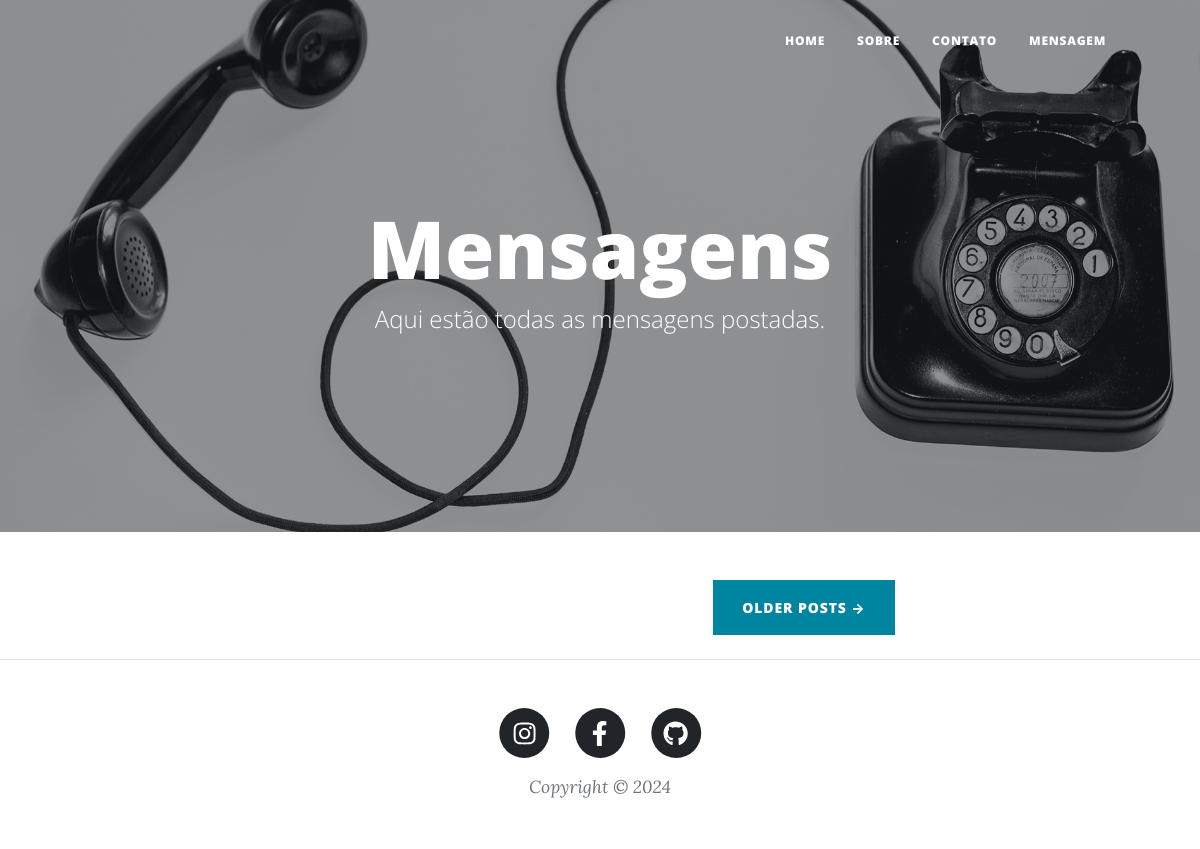
Before: /mensagem/ with the older database file.
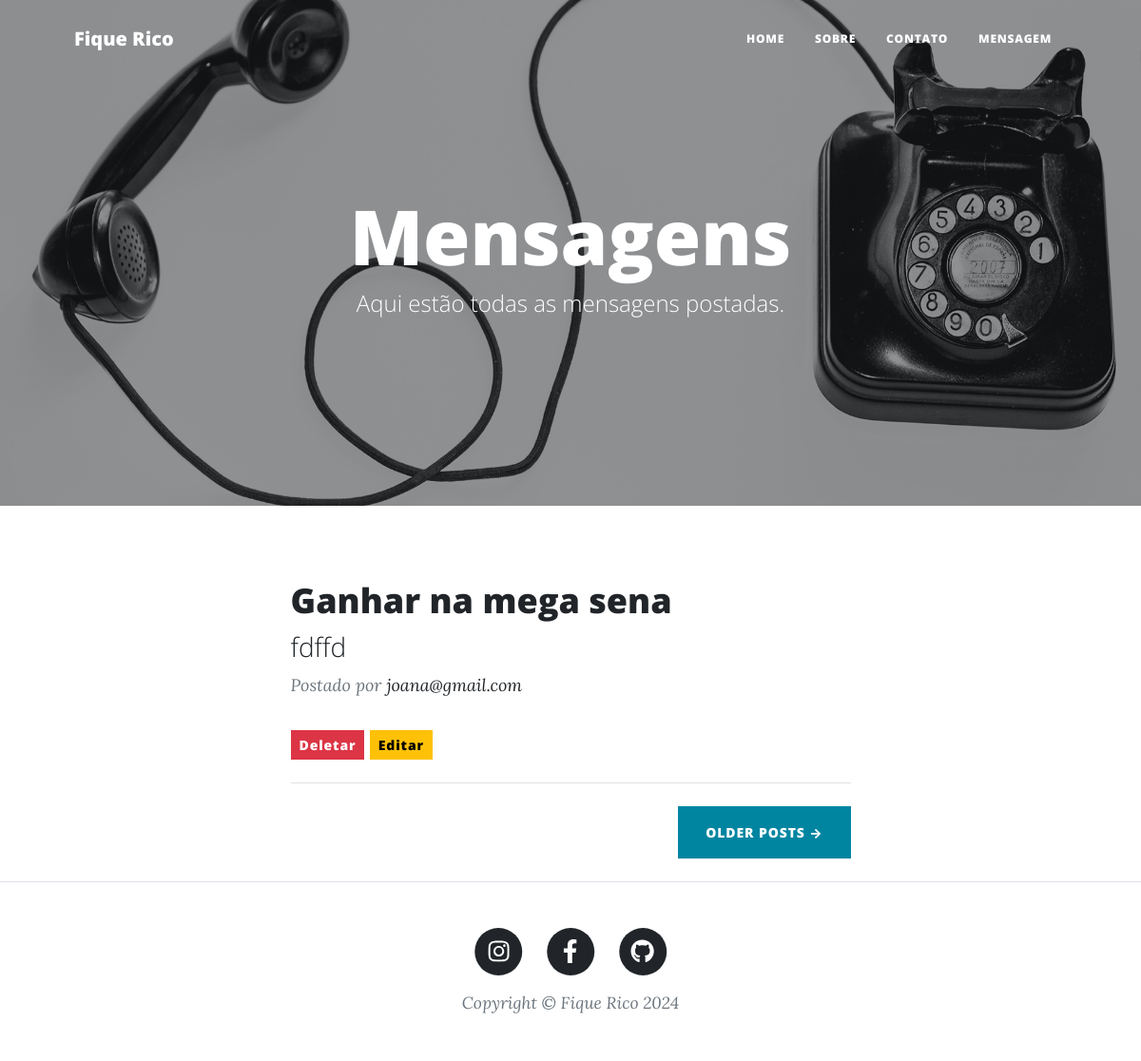
After: the same page with the newer database file.
### blog/models.py (models this page shows, shortened)
class Blog(models.Model):
    nome = models.CharField(max_length=100)
    subnome = models.CharField(max_length=100, blank=True)
    descricao = models.TextField(max_length=2000)
    capa = models.ImageField()
    instagram = models.URLField()
    facebook = models.URLField()
    github = models.URLField()
    autores = models.ManyToManyField(User)

class Mensagem(models.Model):
    nome = models.CharField(max_length=100)
    email = models.EmailField()
    telefone = models.CharField(max_length=12)
    mensagem = models.TextField(max_length=1000)
    cidade = models.CharField(max_length=100, blank=True)
    lida = models.BooleanField(default=False)

### blog/views.py (the view)
# urls.py: path('mensagem/', views.mensagem, name='mensagem'),
def mensagem(request):
    context = {
        "mensagem": Mensagem.objects.all(),
        "blog": Blog.objects.first()
    }
    return render(request, "mensagem.html", context)

### blog/templates/mensagem.html (shortened to what this page needs)
{% extends "base.html" %}
{% load static %}
{% block header %}
<header class="masthead" style="background-image: url('assets/img/contact-bg.jpg')">
    <div class="container position-relative px-4 px-lg-5">
        <div class="row gx-4 gx-lg-5 justify-content-center">
            <div class="col-md-10 col-lg-8 col-xl-7">
                <div class="page-heading">
                    <h1>Mensagens</h1>
                    <span class="subheading">Aqui estão todas as mensagens postadas.</span>
                </div>
            </div>
        </div>
    </div>
</header>
{% endblock header %}
{% block content %}
<div class="container px-4 px-lg-5">
    <div class="row gx-4 gx-lg-5 justify-content-center">
        <div class="col-md-10 col-lg-8 col-xl-7">
            {% for mensagem in mensagem %}
            <div class="post-preview">
                <a href="{% url 'index' %}">
                    <h2 class="post-title">{{ mensagem.nome }}</h2>
                    <h3 class="post-subtitle">{{ mensagem.mensagem }}</h3>
                </a>
                <p class="post-meta">
                    Postado por
                    <a href="#!">{{ mensagem.email }}</a>
                </p>
                <a href="{% url 'deletar_mensagem' mensagem.id %}">
                <button class="btn btn-danger btn-sm">Deletar</button>
                </a>
                <a href="{% url 'editar_mensagem' mensagem.id %}">
                <button class="btn btn-warning btn-sm">Editar</button>
                </a>
            </div>
            <hr class="my-4" />
            {% endfor %}
            <div class="d-flex justify-content-end mb-4"><a class="btn btn-primary text-uppercase" href="#!">Older Posts →</a></div>
        </div>
    </div>
</div>
{% endblock content %}

### blog/templates/base.html (shortened to what this page needs)
{% load static %}
<!DOCTYPE html>
<html lang="pt-br">
    <head>
        <link href="{% static 'css/styles.css' %}" rel="stylesheet" />
    </head>
    <body>
        <nav class="navbar navbar-expand-lg navbar-light" id="mainNav">
            <div class="container px-4 px-lg-5">
                <a class="navbar-brand" href="{% url 'index' %}">{{ blog.nome }}</a>
                <div class="collapse navbar-collapse" id="navbarResponsive">
                    <ul class="navbar-nav ms-auto py-4 py-lg-0">
                        <li class="nav-item"><a class="nav-link px-lg-3 py-3 py-lg-4" href="{% url 'index' %}">Home</a></li>
                        <li class="nav-item"><a class="nav-link px-lg-3 py-3 py-lg-4" href="{% url 'sobre' %}">Sobre</a></li>
                        <li class="nav-item"><a class="nav-link px-lg-3 py-3 py-lg-4" href="{% url 'contato' %}">Contato</a></li>
                        <li class="nav-item"><a class="nav-link px-lg-3 py-3 py-lg-4" href="{% url 'mensagem' %}">Mensagem</a></li>
                    </ul>
                </div>
            </div>
        </nav>
        {% block header %}{% endblock header %}
        {% block  content %}
        {% endblock content %}
        <footer class="border-top">
            <div class="container px-4 px-lg-5">
                <div class="row gx-4 gx-lg-5 justify-content-center">
                    <div class="col-md-10 col-lg-8 col-xl-7">
                        <ul class="list-inline text-center">
                            <li class="list-inline-item">
                                <a href="{{ blog.instagram }}">
                                    <span class="fa-stack fa-lg">
                                        <i class="fas fa-circle fa-stack-2x"></i>
                                        <i class="fab fa-instagram fa-stack-1x fa-inverse"></i>
                                    </span>
                                </a>
                            </li>
                            <li class="list-inline-item">
                                <a href="{{ blog.facebook }}">
                                    <span class="fa-stack fa-lg">
                                        <i class="fas fa-circle fa-stack-2x"></i>
                                        <i class="fab fa-facebook-f fa-stack-1x fa-inverse"></i>
                                    </span>
                                </a>
                            </li>
                            <li class="list-inline-item">
                                <a href="{{ blog.github }}">
                                    <span class="fa-stack fa-lg">
                                        <i class="fas fa-circle fa-stack-2x"></i>
                                        <i class="fab fa-github fa-stack-1x fa-inverse"></i>
                                    </span>
                                </a>
                            </li>
                        </ul>
                        <div class="small text-center text-muted fst-italic">Copyright &copy; {{ blog.nome }} {% now 'Y' %}</div>
                    </div>
                </div>
            </div>
        </footer>
    </body>
</html>

Changed rows visible on the page:
added Blog: nome "Fique Rico"
added Mensagem: nome "Ganhar na mega sena", mensagem "fdffd", email "joana@gmail.com"
